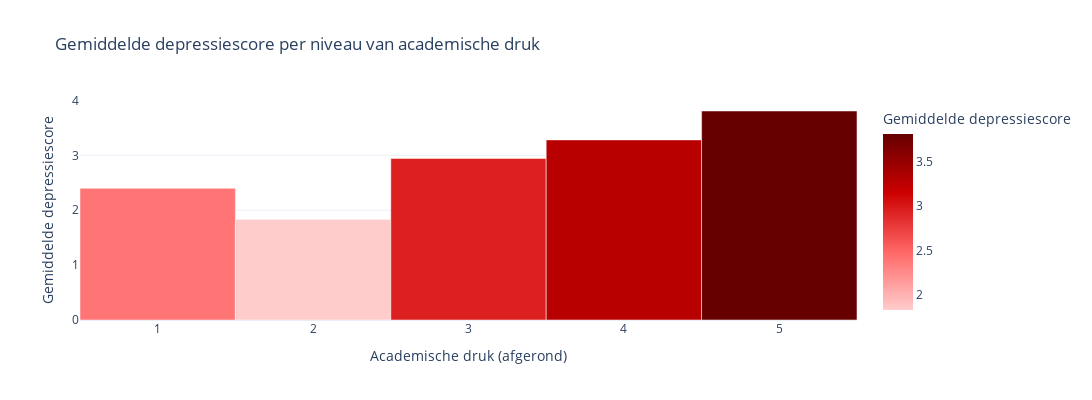

Notebook cell for this chart:
### Markdown cell above
### Academische druk

### Code cell
import pandas as pd
import plotly.express as px
import os
import kagglehub

# Dataset ophalen
path = kagglehub.dataset_download("abdullahashfaqvirk/student-mental-health-survey")
csv_path = os.path.join(path, "MentalHealthSurvey.csv")
df = pd.read_csv(csv_path)

# Kolommen numeriek maken
df["depression"] = pd.to_numeric(df["depression"], errors="coerce")
df["academic_pressure"] = pd.to_numeric(df["academic_pressure"], errors="coerce")

# Verwijder missende data
df = df.dropna(subset=["depression", "academic_pressure"])

# Rond academische druk af naar hele getallen
df["academic_pressure_rounded"] = df["academic_pressure"].round(0).astype(int)

# Groepeer en bereken gemiddelde depressiescore per afgerond drukniveau
mean_df = df.groupby("academic_pressure_rounded", as_index=False)["depression"].mean()

# Staafdiagram maken met rood kleurverloop
fig = px.bar(
    mean_df,
    x="academic_pressure_rounded",
    y="depression",
    title="Gemiddelde depressiescore per niveau van academische druk",
    labels={
        "academic_pressure_rounded": "Academische druk (afgerond)",
        "depression": "Gemiddelde depressiescore"
    },
    template="plotly_white",
    color="depression",
    color_continuous_scale=["#ffcccc", "#ff6666", "#cc0000", "#660000"]
)

# Stijl: geen ruimte tussen de balken, kleinere breedte
fig.update_layout(
    bargap=0,
    xaxis=dict(dtick=1),
    width=1200,
    height=400
)

fig.show()

### Figure 1 — Plotly figure (JSON) as saved in the notebook; plotly's stock layout.template omitted (floating-point values rounded to 4 significant figures)
{"data": [{"hovertemplate": "Academische druk (afgerond)=%{x}<br>Gemiddelde depressiescore=%{marker.color}<extra></extra>", "legendgroup": "", "marker": {"color": [2.4, 1.833, 2.944, 3.281, 3.808], "coloraxis": "coloraxis", "pattern": {"shape": ""}}, "name": "", "orientation": "v", "showlegend": false, "textposition": "auto", "type": "bar", "x": [1, 2, 3, 4, 5], "xaxis": "x", "y": [2.4, 1.833, 2.944, 3.281, 3.808], "yaxis": "y"}], "layout": {"bargap": 0, "barmode": "relative", "coloraxis": {"colorbar": {"title": {"text": "Gemiddelde depressiescore"}}, "colorscale": [[0, "#ffcccc"], [0.3333, "#ff6666"], [0.6667, "#cc0000"], [1, "#660000"]]}, "height": 400, "legend": {"tracegroupgap": 0}, "title": {"text": "Gemiddelde depressiescore per niveau van academische druk"}, "width": 1200, "xaxis": {"anchor": "y", "domain": [0, 1], "dtick": 1, "title": {"text": "Academische druk (afgerond)"}}, "yaxis": {"anchor": "x", "domain": [0, 1], "title": {"text": "Gemiddelde depressiescore"}}}}
